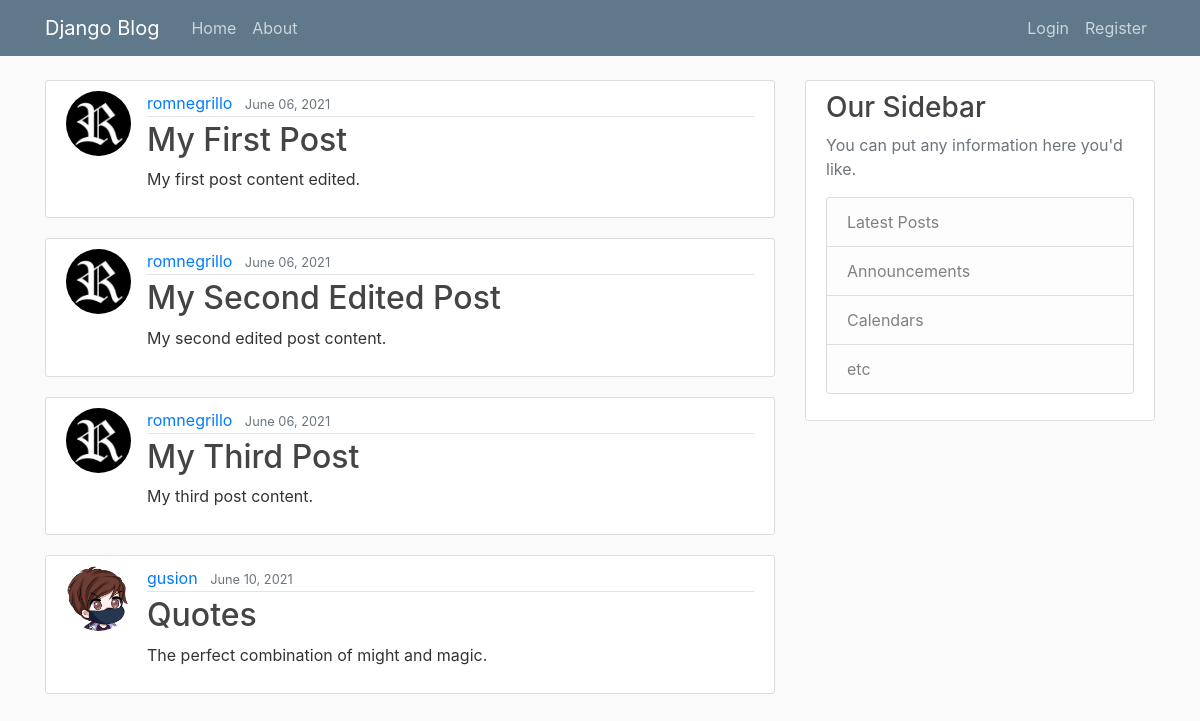
/, run on an earlier commit of the app's database.
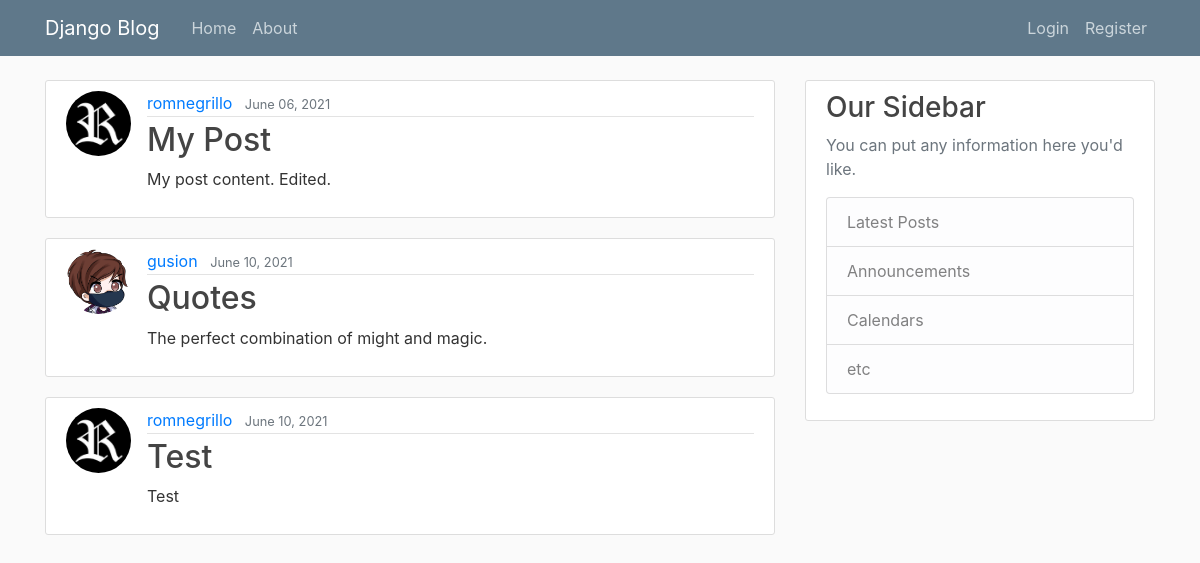
And on a later commit of the database.
### blog/models.py (models this page shows, shortened)
class Post(models.Model):
    title = models.CharField(max_length = 100)
    content = models.TextField()
    date_posted = models.DateTimeField(default = timezone.now)
    author = models.ForeignKey(User, on_delete = models.CASCADE)

### users/models.py (models this page shows, shortened)
class Profile(models.Model):
    user = models.OneToOneField(User, on_delete = models.CASCADE)
    image = models.ImageField(default = "default.jpg", upload_to = "profile_pics")

### blog/views.py (the view)
# urls.py: 2. Add a URL to urlpatterns:  path('', views.home, name='home')
def home(request):
    posts = Post.objects.all()
    return render(request, "blog/home.html", {"posts": posts})

### blog/templates/blog/home.html
{% extends "blog/base.html" %}
{% block content %}
    {% for post in posts %}
    <article class="media content-section">
      <img class="rounded-circle article-img" src="{{ post.author.profile.image.url }}">
      <div class="media-body">
        <div class="article-metadata">
          <a class="mr-2" href="{% url 'profile' %}">{{ post.author }}</a>
          <small class="text-muted">{{ post.date_posted|date:"F d, Y" }}</small>
        </div>
        <h2><a class="article-title" href="{% url 'blog-post' post.id %}">{{ post.title }}</a></h2>
        <p class="article-content">{{ post.content }}</p>
      </div>
    </article>
    {% endfor %}
{% endblock content %}

### blog/templates/blog/base.html (shortened to what this page needs)
{% load static %}
<!DOCTYPE html>
<html>
<head>
    <link rel="stylesheet" href="https://maxcdn.bootstrapcdn.com/bootstrap/4.0.0/css/bootstrap.min.css">
    <link rel="stylesheet" type="text/css" href="{% static 'blog/css/main.css' %}">
</head>
<body>
    <header class="site-header">
      <nav class="navbar navbar-expand-md navbar-dark bg-steel fixed-top">
        <div class="container">
          <a class="navbar-brand mr-4" href="{% url 'blog-home' %}">Django Blog</a>
          <div class="collapse navbar-collapse" id="navbarToggle">
            <div class="navbar-nav mr-auto">
              <a class="nav-item nav-link" href="{% url 'blog-home' %}">Home</a>
              <a class="nav-item nav-link" href="{% url 'blog-about' %}">About</a>
            </div>
            <div class="navbar-nav">
              {% if user.is_authenticated %}
                <a class="nav-item nav-link" href="{% url 'blog-new' %}">New Post</a>
                <a class="nav-item nav-link" href="{% url 'profile' %}">Profile</a>
                <a class="nav-item nav-link" href="{% url 'logout' %}">Logout</a>
              {% else %}
                <a class="nav-item nav-link" href="{% url 'login' %}">Login</a>
                <a class="nav-item nav-link" href="{% url 'register' %}">Register</a>
              {% endif %}
            </div>
          </div>
        </div>
      </nav>
    </header>
    <main role="main" class="container">
      <div class="row">
        <div class="col-md-8">
          {% block content %}{% endblock %}
        </div>
        <div class="col-md-4">
          <div class="content-section">
            <h3>Our Sidebar</h3>
            <p class='text-muted'>You can put any information here you'd like.
              <ul class="list-group">
                <li class="list-group-item list-group-item-light">Latest Posts</li>
                <li class="list-group-item list-group-item-light">Announcements</li>
                <li class="list-group-item list-group-item-light">Calendars</li>
                <li class="list-group-item list-group-item-light">etc</li>
              </ul>
            </p>
          </div>
        </div>
      </div>
    </main>
</body>
</html>

### blog/static/blog/css/main.css (style rules this page uses)
body { background: #fafafa; color: #333333; margin-top: 5rem; }
h1, h2, h3, h4, h5, h6 { color: #444444; }
ul { margin: 0; }
.bg-steel { background-color: #5f788a; }
.site-header .navbar-nav .nav-link { color: #cbd5db; }
.content-section { background: #ffffff; padding: 10px 20px; border: 1px solid #dddddd; border-radius: 3px; margin-bottom: 20px; }
.article-title { color: #444444; }
.article-content { white-space: pre-line; }
.article-img { height: 65px; width: 65px; margin-right: 16px; }
.article-metadata { padding-bottom: 1px; margin-bottom: 4px; border-bottom: 1px solid #e3e3e3 }

What changed in the data, as far as the page shows it:
removed Post: author.profile.image (picture), author "romnegrillo", date_posted "June 06, 2021", title "My First Post", content "My first post content edited."
removed Post: author.profile.image (picture), author "romnegrillo", date_posted "June 06, 2021", title "My Second Edited Post", content "My second edited post content."
changed Post: title "My Third Post" → "My Post"; content "My third post content." → "My post content. Edited."
added Post: author.profile.image (picture), author "romnegrillo", date_posted "June 10, 2021", title "Test", content "Test"
